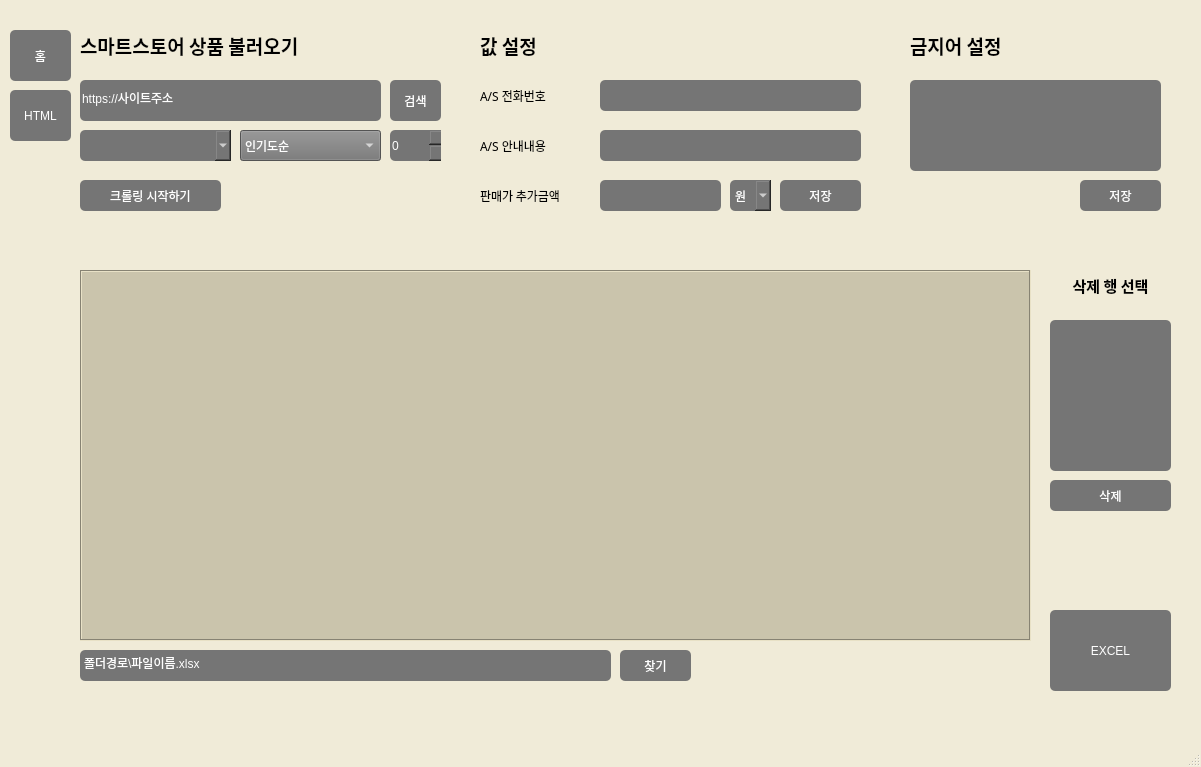
<?xml version="1.0" encoding="UTF-8"?>
<ui version="4.0">
 <class>MainWindow</class>
 <widget class="QMainWindow" name="MainWindow">
  <property name="geometry">
   <rect>
    <x>0</x>
    <y>0</y>
    <width>1201</width>
    <height>767</height>
   </rect>
  </property>
  <property name="palette">
   <palette>
    <active>
     <colorrole role="Base">
      <brush brushstyle="SolidPattern">
       <color alpha="255">
        <red>255</red>
        <green>255</green>
        <blue>255</blue>
       </color>
      </brush>
     </colorrole>
     <colorrole role="Window">
      <brush brushstyle="SolidPattern">
       <color alpha="255">
        <red>240</red>
        <green>235</green>
        <blue>216</blue>
       </color>
      </brush>
     </colorrole>
    </active>
    <inactive>
     <colorrole role="Base">
      <brush brushstyle="SolidPattern">
       <color alpha="255">
        <red>255</red>
        <green>255</green>
        <blue>255</blue>
       </color>
      </brush>
     </colorrole>
     <colorrole role="Window">
      <brush brushstyle="SolidPattern">
       <color alpha="255">
        <red>240</red>
        <green>235</green>
        <blue>216</blue>
       </color>
      </brush>
     </colorrole>
    </inactive>
    <disabled>
     <colorrole role="Base">
      <brush brushstyle="SolidPattern">
       <color alpha="255">
        <red>240</red>
        <green>235</green>
        <blue>216</blue>
       </color>
      </brush>
     </colorrole>
     <colorrole role="Window">
      <brush brushstyle="SolidPattern">
       <color alpha="255">
        <red>240</red>
        <green>235</green>
        <blue>216</blue>
       </color>
      </brush>
     </colorrole>
    </disabled>
   </palette>
  </property>
  <property name="windowTitle">
   <string>SmartCrawling</string>
  </property>
  <property name="windowIcon">
   <iconset>
    <normaloff>logo.ico</normaloff>logo.ico</iconset>
  </property>
  <widget class="QWidget" name="centralwidget">
   <widget class="QComboBox" name="category_edit">
    <property name="geometry">
     <rect>
      <x>80</x>
      <y>130</y>
      <width>151</width>
      <height>31</height>
     </rect>
    </property>
    <property name="cursor">
     <cursorShape>PointingHandCursor</cursorShape>
    </property>
    <property name="styleSheet">
     <string notr="true">background-color:rgb(117, 117, 117);
color:white;
border-radius:5px;</string>
    </property>
   </widget>
   <widget class="QComboBox" name="sort_edit">
    <property name="geometry">
     <rect>
      <x>240</x>
      <y>130</y>
      <width>141</width>
      <height>31</height>
     </rect>
    </property>
    <property name="cursor">
     <cursorShape>PointingHandCursor</cursorShape>
    </property>
    <property name="styleSheet">
     <string notr="true">background-color:rgb(117, 117, 117);
color:white</string>
    </property>
    <item>
     <property name="text">
      <string>인기도순</string>
     </property>
    </item>
    <item>
     <property name="text">
      <string>누적판매순</string>
     </property>
    </item>
    <item>
     <property name="text">
      <string>낮은가격순</string>
     </property>
    </item>
    <item>
     <property name="text">
      <string>최신등록순</string>
     </property>
    </item>
    <item>
     <property name="text">
      <string>리뷰많은순</string>
     </property>
    </item>
    <item>
     <property name="text">
      <string>평점높은순</string>
     </property>
    </item>
   </widget>
   <widget class="QPushButton" name="pushButton">
    <property name="geometry">
     <rect>
      <x>390</x>
      <y>80</y>
      <width>51</width>
      <height>41</height>
     </rect>
    </property>
    <property name="cursor">
     <cursorShape>PointingHandCursor</cursorShape>
    </property>
    <property name="styleSheet">
     <string notr="true">background-color:rgb(117, 117, 117);
color:white;
border-radius:5px;</string>
    </property>
    <property name="text">
     <string>검색</string>
    </property>
   </widget>
   <widget class="QLineEdit" name="link_edit">
    <property name="geometry">
     <rect>
      <x>80</x>
      <y>80</y>
      <width>301</width>
      <height>41</height>
     </rect>
    </property>
    <property name="styleSheet">
     <string notr="true">background-color:rgb(117, 117, 117);
color:white;
border-radius:5px;</string>
    </property>
    <property name="text">
     <string>https://사이트주소</string>
    </property>
    <property name="frame">
     <bool>false</bool>
    </property>
   </widget>
   <widget class="QTextEdit" name="as_num_edit">
    <property name="geometry">
     <rect>
      <x>600</x>
      <y>80</y>
      <width>261</width>
      <height>31</height>
     </rect>
    </property>
    <property name="styleSheet">
     <string notr="true">background-color:rgb(117, 117, 117);
color:white;
border-radius:5px;</string>
    </property>
    <property name="frameShape">
     <enum>QFrame::NoFrame</enum>
    </property>
   </widget>
   <widget class="QTextEdit" name="as_info_edit">
    <property name="geometry">
     <rect>
      <x>600</x>
      <y>130</y>
      <width>261</width>
      <height>31</height>
     </rect>
    </property>
    <property name="styleSheet">
     <string notr="true">background-color:rgb(117, 117, 117);
color:white;
border-radius:5px;</string>
    </property>
    <property name="frameShape">
     <enum>QFrame::NoFrame</enum>
    </property>
   </widget>
   <widget class="QTextEdit" name="price_edit">
    <property name="geometry">
     <rect>
      <x>600</x>
      <y>180</y>
      <width>121</width>
      <height>31</height>
     </rect>
    </property>
    <property name="styleSheet">
     <string notr="true">background-color:rgb(117, 117, 117);
color:white;
border-radius:5px;</string>
    </property>
    <property name="frameShape">
     <enum>QFrame::NoFrame</enum>
    </property>
   </widget>
   <widget class="QTableView" name="dataframe_table">
    <property name="geometry">
     <rect>
      <x>80</x>
      <y>270</y>
      <width>951</width>
      <height>371</height>
     </rect>
    </property>
    <property name="styleSheet">
     <string notr="true">background-color:rgb(202, 196, 172);</string>
    </property>
    <property name="frameShape">
     <enum>QFrame::Box</enum>
    </property>
    <property name="showGrid">
     <bool>true</bool>
    </property>
    <property name="wordWrap">
     <bool>true</bool>
    </property>
    <property name="cornerButtonEnabled">
     <bool>true</bool>
    </property>
    <attribute name="horizontalHeaderVisible">
     <bool>true</bool>
    </attribute>
   </widget>
   <widget class="QPushButton" name="pushButton_2">
    <property name="geometry">
     <rect>
      <x>780</x>
      <y>180</y>
      <width>81</width>
      <height>31</height>
     </rect>
    </property>
    <property name="cursor">
     <cursorShape>PointingHandCursor</cursorShape>
    </property>
    <property name="styleSheet">
     <string notr="true">background-color:rgb(117, 117, 117);
color:white;
border-radius:5px;</string>
    </property>
    <property name="text">
     <string>저장</string>
    </property>
   </widget>
   <widget class="QComboBox" name="method_edit">
    <property name="geometry">
     <rect>
      <x>730</x>
      <y>180</y>
      <width>41</width>
      <height>31</height>
     </rect>
    </property>
    <property name="cursor">
     <cursorShape>PointingHandCursor</cursorShape>
    </property>
    <property name="styleSheet">
     <string notr="true">background-color:rgb(117, 117, 117);
color:white;
border-radius:5px;</string>
    </property>
    <item>
     <property name="text">
      <string>원</string>
     </property>
    </item>
    <item>
     <property name="text">
      <string>%</string>
     </property>
    </item>
   </widget>
   <widget class="QTextEdit" name="ban_edit">
    <property name="geometry">
     <rect>
      <x>910</x>
      <y>80</y>
      <width>251</width>
      <height>91</height>
     </rect>
    </property>
    <property name="styleSheet">
     <string notr="true">background-color:rgb(117, 117, 117);
color:white;
border-radius:5px;</string>
    </property>
    <property name="frameShape">
     <enum>QFrame::NoFrame</enum>
    </property>
   </widget>
   <widget class="QPushButton" name="pushButton_3">
    <property name="geometry">
     <rect>
      <x>1080</x>
      <y>180</y>
      <width>81</width>
      <height>31</height>
     </rect>
    </property>
    <property name="cursor">
     <cursorShape>PointingHandCursor</cursorShape>
    </property>
    <property name="styleSheet">
     <string notr="true">background-color:rgb(117, 117, 117);
color:white;
border-radius:5px;</string>
    </property>
    <property name="text">
     <string>저장</string>
    </property>
   </widget>
   <widget class="QPushButton" name="pushButton_4">
    <property name="geometry">
     <rect>
      <x>80</x>
      <y>180</y>
      <width>141</width>
      <height>31</height>
     </rect>
    </property>
    <property name="cursor">
     <cursorShape>PointingHandCursor</cursorShape>
    </property>
    <property name="styleSheet">
     <string notr="true">background-color:rgb(117, 117, 117);
color:white;
border-radius:5px;</string>
    </property>
    <property name="text">
     <string>크롤링 시작하기</string>
    </property>
   </widget>
   <widget class="QTextEdit" name="remove_edit">
    <property name="geometry">
     <rect>
      <x>1050</x>
      <y>320</y>
      <width>121</width>
      <height>151</height>
     </rect>
    </property>
    <property name="styleSheet">
     <string notr="true">background-color:rgb(117, 117, 117);
color:white;
border-radius:5px;</string>
    </property>
    <property name="frameShape">
     <enum>QFrame::NoFrame</enum>
    </property>
   </widget>
   <widget class="QPushButton" name="pushButton_5">
    <property name="geometry">
     <rect>
      <x>1050</x>
      <y>610</y>
      <width>121</width>
      <height>81</height>
     </rect>
    </property>
    <property name="cursor">
     <cursorShape>PointingHandCursor</cursorShape>
    </property>
    <property name="styleSheet">
     <string notr="true">background-color:rgb(117, 117, 117);
color:white;
border-radius:5px;</string>
    </property>
    <property name="text">
     <string>EXCEL</string>
    </property>
   </widget>
   <widget class="QPushButton" name="pushButton_6">
    <property name="geometry">
     <rect>
      <x>10</x>
      <y>30</y>
      <width>61</width>
      <height>51</height>
     </rect>
    </property>
    <property name="cursor">
     <cursorShape>PointingHandCursor</cursorShape>
    </property>
    <property name="styleSheet">
     <string notr="true">background-color:rgb(117, 117, 117);
color:white;
border-radius:5px;</string>
    </property>
    <property name="text">
     <string>홈</string>
    </property>
   </widget>
   <widget class="QPushButton" name="pushButton_7">
    <property name="geometry">
     <rect>
      <x>10</x>
      <y>90</y>
      <width>61</width>
      <height>51</height>
     </rect>
    </property>
    <property name="cursor">
     <cursorShape>PointingHandCursor</cursorShape>
    </property>
    <property name="styleSheet">
     <string notr="true">background-color:rgb(117, 117, 117);
color:white;
border-radius:5px;</string>
    </property>
    <property name="text">
     <string>HTML</string>
    </property>
   </widget>
   <widget class="QLabel" name="label">
    <property name="geometry">
     <rect>
      <x>80</x>
      <y>20</y>
      <width>351</width>
      <height>51</height>
     </rect>
    </property>
    <property name="font">
     <font>
      <family>Agency FB</family>
      <pointsize>14</pointsize>
      <weight>75</weight>
      <bold>true</bold>
     </font>
    </property>
    <property name="text">
     <string>스마트스토어 상품 불러오기</string>
    </property>
   </widget>
   <widget class="QLabel" name="label_2">
    <property name="geometry">
     <rect>
      <x>480</x>
      <y>20</y>
      <width>351</width>
      <height>51</height>
     </rect>
    </property>
    <property name="font">
     <font>
      <family>Agency FB</family>
      <pointsize>14</pointsize>
      <weight>75</weight>
      <bold>true</bold>
     </font>
    </property>
    <property name="text">
     <string>값 설정</string>
    </property>
   </widget>
   <widget class="QLabel" name="label_3">
    <property name="geometry">
     <rect>
      <x>910</x>
      <y>20</y>
      <width>351</width>
      <height>51</height>
     </rect>
    </property>
    <property name="font">
     <font>
      <family>Agency FB</family>
      <pointsize>14</pointsize>
      <weight>75</weight>
      <bold>true</bold>
     </font>
    </property>
    <property name="text">
     <string>금지어 설정</string>
    </property>
   </widget>
   <widget class="QLabel" name="label_4">
    <property name="geometry">
     <rect>
      <x>480</x>
      <y>80</y>
      <width>111</width>
      <height>31</height>
     </rect>
    </property>
    <property name="font">
     <font>
      <family>Agency FB</family>
      <pointsize>9</pointsize>
      <weight>50</weight>
      <bold>false</bold>
     </font>
    </property>
    <property name="text">
     <string>A/S 전화번호</string>
    </property>
   </widget>
   <widget class="QLabel" name="label_5">
    <property name="geometry">
     <rect>
      <x>480</x>
      <y>130</y>
      <width>111</width>
      <height>31</height>
     </rect>
    </property>
    <property name="font">
     <font>
      <family>Agency FB</family>
      <pointsize>9</pointsize>
      <weight>50</weight>
      <bold>false</bold>
     </font>
    </property>
    <property name="text">
     <string>A/S 안내내용</string>
    </property>
   </widget>
   <widget class="QLabel" name="label_6">
    <property name="geometry">
     <rect>
      <x>480</x>
      <y>180</y>
      <width>111</width>
      <height>31</height>
     </rect>
    </property>
    <property name="font">
     <font>
      <family>Agency FB</family>
      <pointsize>9</pointsize>
      <weight>50</weight>
      <bold>false</bold>
     </font>
    </property>
    <property name="text">
     <string>판매가 추가금액</string>
    </property>
   </widget>
   <widget class="QLabel" name="label_7">
    <property name="geometry">
     <rect>
      <x>1050</x>
      <y>260</y>
      <width>121</width>
      <height>51</height>
     </rect>
    </property>
    <property name="font">
     <font>
      <family>Agency FB</family>
      <pointsize>11</pointsize>
      <weight>75</weight>
      <bold>true</bold>
     </font>
    </property>
    <property name="text">
     <string>삭제 행 선택</string>
    </property>
    <property name="alignment">
     <set>Qt::AlignCenter</set>
    </property>
   </widget>
   <widget class="QTextEdit" name="storage_edit">
    <property name="enabled">
     <bool>true</bool>
    </property>
    <property name="geometry">
     <rect>
      <x>80</x>
      <y>650</y>
      <width>531</width>
      <height>31</height>
     </rect>
    </property>
    <property name="styleSheet">
     <string notr="true">background-color:rgb(117, 117, 117);
color:white;
border-radius:5px;</string>
    </property>
    <property name="frameShape">
     <enum>QFrame::NoFrame</enum>
    </property>
    <property name="html">
     <string>&lt;!DOCTYPE HTML PUBLIC &quot;-//W3C//DTD HTML 4.0//EN&quot; &quot;http://www.w3.org/TR/REC-html40/strict.dtd&quot;&gt;
&lt;html&gt;&lt;head&gt;&lt;meta name=&quot;qrichtext&quot; content=&quot;1&quot; /&gt;&lt;style type=&quot;text/css&quot;&gt;
p, li { white-space: pre-wrap; }
&lt;/style&gt;&lt;/head&gt;&lt;body style=&quot; font-family:'Gulim'; font-size:9pt; font-weight:400; font-style:normal;&quot;&gt;
&lt;p style=&quot; margin-top:0px; margin-bottom:0px; margin-left:0px; margin-right:0px; -qt-block-indent:0; text-indent:0px;&quot;&gt;폴더경로\파일이름.xlsx&lt;/p&gt;&lt;/body&gt;&lt;/html&gt;</string>
    </property>
   </widget>
   <widget class="QPushButton" name="pushButton_8">
    <property name="geometry">
     <rect>
      <x>1050</x>
      <y>480</y>
      <width>121</width>
      <height>31</height>
     </rect>
    </property>
    <property name="cursor">
     <cursorShape>PointingHandCursor</cursorShape>
    </property>
    <property name="styleSheet">
     <string notr="true">background-color:rgb(117, 117, 117);
color:white;
border-radius:5px;</string>
    </property>
    <property name="text">
     <string>삭제</string>
    </property>
   </widget>
   <widget class="QSpinBox" name="count_edit">
    <property name="geometry">
     <rect>
      <x>390</x>
      <y>130</y>
      <width>51</width>
      <height>31</height>
     </rect>
    </property>
    <property name="cursor">
     <cursorShape>PointingHandCursor</cursorShape>
    </property>
    <property name="styleSheet">
     <string notr="true">background-color:rgb(117, 117, 117);
color:white;
border-radius:5px;</string>
    </property>
    <property name="frame">
     <bool>false</bool>
    </property>
    <property name="keyboardTracking">
     <bool>true</bool>
    </property>
   </widget>
   <widget class="QPushButton" name="pushButton_9">
    <property name="geometry">
     <rect>
      <x>620</x>
      <y>650</y>
      <width>71</width>
      <height>31</height>
     </rect>
    </property>
    <property name="cursor">
     <cursorShape>PointingHandCursor</cursorShape>
    </property>
    <property name="styleSheet">
     <string notr="true">background-color:rgb(117, 117, 117);
color:white;
border-radius:5px;</string>
    </property>
    <property name="text">
     <string>찾기</string>
    </property>
   </widget>
  </widget>
  <widget class="QMenuBar" name="menubar">
   <property name="geometry">
    <rect>
     <x>0</x>
     <y>0</y>
     <width>1201</width>
     <height>26</height>
    </rect>
   </property>
  </widget>
  <widget class="QStatusBar" name="statusbar"/>
 </widget>
 <resources/>
 <connections>
  <connection>
   <sender>pushButton_7</sender>
   <signal>clicked()</signal>
   <receiver>MainWindow</receiver>
   <slot>html_settings()</slot>
   <hints>
    <hint type="sourcelabel">
     <x>35</x>
     <y>154</y>
    </hint>
    <hint type="destinationlabel">
     <x>19</x>
     <y>769</y>
    </hint>
   </hints>
  </connection>
  <connection>
   <sender>pushButton_4</sender>
   <signal>clicked()</signal>
   <receiver>MainWindow</receiver>
   <slot>crawling_start()</slot>
   <hints>
    <hint type="sourcelabel">
     <x>170</x>
     <y>231</y>
    </hint>
    <hint type="destinationlabel">
     <x>125</x>
     <y>784</y>
    </hint>
   </hints>
  </connection>
  <connection>
   <sender>pushButton</sender>
   <signal>clicked()</signal>
   <receiver>MainWindow</receiver>
   <slot>step0()</slot>
   <hints>
    <hint type="sourcelabel">
     <x>423</x>
     <y>130</y>
    </hint>
    <hint type="destinationlabel">
     <x>385</x>
     <y>781</y>
    </hint>
   </hints>
  </connection>
  <connection>
   <sender>pushButton_2</sender>
   <signal>clicked()</signal>
   <receiver>MainWindow</receiver>
   <slot>replace_as()</slot>
   <hints>
    <hint type="sourcelabel">
     <x>815</x>
     <y>226</y>
    </hint>
    <hint type="destinationlabel">
     <x>806</x>
     <y>828</y>
    </hint>
   </hints>
  </connection>
  <connection>
   <sender>pushButton_3</sender>
   <signal>clicked()</signal>
   <receiver>MainWindow</receiver>
   <slot>replace_ban()</slot>
   <hints>
    <hint type="sourcelabel">
     <x>1124</x>
     <y>224</y>
    </hint>
    <hint type="destinationlabel">
     <x>953</x>
     <y>770</y>
    </hint>
   </hints>
  </connection>
  <connection>
   <sender>pushButton_8</sender>
   <signal>clicked()</signal>
   <receiver>MainWindow</receiver>
   <slot>remove_row()</slot>
   <hints>
    <hint type="sourcelabel">
     <x>1074</x>
     <y>523</y>
    </hint>
    <hint type="destinationlabel">
     <x>1015</x>
     <y>780</y>
    </hint>
   </hints>
  </connection>
  <connection>
   <sender>pushButton_5</sender>
   <signal>clicked()</signal>
   <receiver>MainWindow</receiver>
   <slot>final()</slot>
   <hints>
    <hint type="sourcelabel">
     <x>1148</x>
     <y>677</y>
    </hint>
    <hint type="destinationlabel">
     <x>1172</x>
     <y>783</y>
    </hint>
   </hints>
  </connection>
  <connection>
   <sender>pushButton_9</sender>
   <signal>clicked()</signal>
   <receiver>MainWindow</receiver>
   <slot>file_find()</slot>
   <hints>
    <hint type="sourcelabel">
     <x>672</x>
     <y>689</y>
    </hint>
    <hint type="destinationlabel">
     <x>667</x>
     <y>788</y>
    </hint>
   </hints>
  </connection>
 </connections>
 <slots>
  <slot>html_settings()</slot>
  <slot>crawling_start()</slot>
  <slot>step0()</slot>
  <slot>replace_ban()</slot>
  <slot>replace_as()</slot>
  <slot>remove_row()</slot>
  <slot>final()</slot>
  <slot>file_find()</slot>
 </slots>
</ui>
